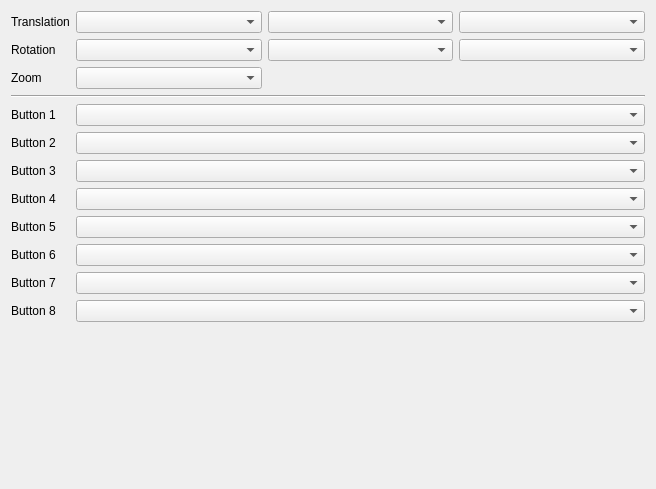
          <widget class="QWidget" name="scrollAreaWidgetContents_3">
           <property name="geometry">
            <rect>
             <x>0</x>
             <y>0</y>
             <width>656</width>
             <height>489</height>
            </rect>
           </property>
           <layout class="QGridLayout" name="gridLayout_7" columnstretch="0,1,1,1">
            <item row="1" column="0">
             <widget class="QLabel" name="labelInputRotation">
              <property name="text">
               <string>Rotation</string>
              </property>
             </widget>
            </item>
            <item row="9" column="0">
             <widget class="QLabel" name="label_16">
              <property name="text">
               <string>Button 6</string>
              </property>
             </widget>
            </item>
            <item row="0" column="3">
             <widget class="QComboBox" name="comboBoxTranslationZ"/>
            </item>
            <item row="0" column="2">
             <widget class="QComboBox" name="comboBoxTranslationY"/>
            </item>
            <item row="10" column="0">
             <widget class="QLabel" name="label_17">
              <property name="text">
               <string>Button 7</string>
              </property>
             </widget>
            </item>
            <item row="2" column="1">
             <widget class="QComboBox" name="comboBoxZoom"/>
            </item>
            <item row="6" column="0">
             <widget class="QLabel" name="label_11">
              <property name="text">
               <string>Button 3</string>
              </property>
             </widget>
            </item>
            <item row="2" column="0">
             <widget class="QLabel" name="labelInputZoom">
              <property name="text">
               <string>Zoom</string>
              </property>
             </widget>
            </item>
            <item row="0" column="1">
             <widget class="QComboBox" name="comboBoxTranslationX"/>
            </item>
            <item row="1" column="1">
             <widget class="QComboBox" name="comboBoxRotationX"/>
            </item>
            <item row="7" column="0">
             <widget class="QLabel" name="label_14">
              <property name="text">
               <string>Button 4</string>
              </property>
             </widget>
            </item>
            <item row="8" column="0">
             <widget class="QLabel" name="label_15">
              <property name="text">
               <string>Button 5</string>
              </property>
             </widget>
            </item>
            <item row="11" column="0">
             <widget class="QLabel" name="label_18">
              <property name="text">
               <string>Button 8</string>
              </property>
             </widget>
            </item>
            <item row="4" column="0">
             <widget class="QLabel" name="labelInputButton1">
              <property name="text">
               <string>Button 1</string>
              </property>
             </widget>
            </item>
            <item row="1" column="2">
             <widget class="QComboBox" name="comboBoxRotationY"/>
            </item>
            <item row="5" column="0">
             <widget class="QLabel" name="labelInputButton2">
              <property name="text">
               <string>Button 2</string>
              </property>
             </widget>
            </item>
            <item row="1" column="3">
             <widget class="QComboBox" name="comboBoxRotationZ"/>
            </item>
            <item row="0" column="0">
             <widget class="QLabel" name="labelInputTranslation">
              <property name="text">
               <string>Translation</string>
              </property>
             </widget>
            </item>
            <item row="12" column="0">
             <spacer name="verticalSpacer_4">
              <property name="orientation">
               <enum>Qt::Vertical</enum>
              </property>
              <property name="sizeHint" stdset="0">
               <size>
                <width>20</width>
                <height>40</height>
               </size>
              </property>
             </spacer>
            </item>
            <item row="3" column="0" colspan="4">
             <widget class="Line" name="line">
              <property name="orientation">
               <enum>Qt::Horizontal</enum>
              </property>
             </widget>
            </item>
            <item row="4" column="1" colspan="3">
             <widget class="QComboBox" name="comboBoxButton1"/>
            </item>
            <item row="5" column="1" colspan="3">
             <widget class="QComboBox" name="comboBoxButton2"/>
            </item>
            <item row="6" column="1" colspan="3">
             <widget class="QComboBox" name="comboBoxButton3"/>
            </item>
            <item row="7" column="1" colspan="3">
             <widget class="QComboBox" name="comboBoxButton4"/>
            </item>
            <item row="8" column="1" colspan="3">
             <widget class="QComboBox" name="comboBoxButton5"/>
            </item>
            <item row="9" column="1" colspan="3">
             <widget class="QComboBox" name="comboBoxButton6"/>
            </item>
            <item row="10" column="1" colspan="3">
             <widget class="QComboBox" name="comboBoxButton7"/>
            </item>
            <item row="11" column="1" colspan="3">
             <widget class="QComboBox" name="comboBoxButton8"/>
            </item>
           </layout>
          </widget>
